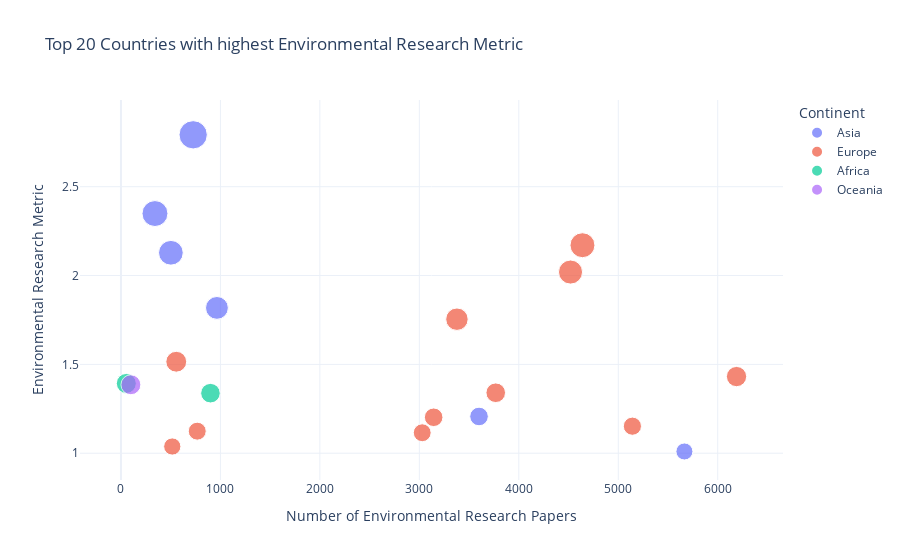

The notebook cell this image was saved under:
### Code cell
fig = px.scatter(
    data_api_topics.sort_values(by='research_metric_env', ascending=False).reset_index(drop=True)[:20],
    x="Environment_paper_count",
    y="research_metric_env",
    color="continent",
    hover_name="Country",
    hover_data={
        "research_metric_env": True,
        "Environment_paper_count": True,
        "continent": True
    },
    title="Top 20 Countries with highest Environmental Research Metric"
)

fig.update_layout(
    xaxis_title="Number of Environmental Research Papers",
    yaxis_title="Environmental Research Metric",
    legend_title="Continent",
    template="plotly_white"
)

fig.show()

### Figure 1 — Plotly figure (JSON) as saved in the notebook; plotly's stock layout.template omitted (floating-point values rounded to 4 significant figures)
{"data": [{"customdata": [["Asia"], ["Asia"], ["Asia"], ["Asia"], ["Asia"], ["Asia"]], "hovertemplate": "<b>%{hovertext}</b><br><br>continent=%{customdata[0]}<br>Environment_paper_count=%{x}<br>research_metric_env=%{marker.size}<extra></extra>", "hovertext": ["Cyprus", "Tajikistan", "Lebanon", "Nepal", "Hong Kong SAR, China", "Malaysia"], "legendgroup": "Asia", "marker": {"color": "#636efa", "size": [2.792, 2.349, 2.128, 1.818, 1.207, 1.01], "sizemode": "area", "sizeref": 0.00698, "symbol": "circle"}, "mode": "markers", "name": "Asia", "orientation": "v", "showlegend": true, "type": "scatter", "x": [726, 342, 502, 965, 3600, 5665], "xaxis": "x", "y": [2.792, 2.349, 2.128, 1.818, 1.207, 1.01], "yaxis": "y"}, {"customdata": [["Europe"], ["Europe"], ["Europe"], ["Europe"], ["Europe"], ["Europe"], ["Europe"], ["Europe"], ["Europe"], ["Europe"], ["Europe"]], "hovertemplate": "<b>%{hovertext}</b><br><br>continent=%{customdata[0]}<br>Environment_paper_count=%{x}<br>research_metric_env=%{marker.size}<extra></extra>", "hovertext": ["Denmark", "Norway", "Finland", "Estonia", "Switzerland", "Portugal", "Ukraine", "Sweden", "Slovenia", "Greece", "Latvia"], "legendgroup": "Europe", "marker": {"color": "#EF553B", "size": [2.171, 2.02, 1.754, 1.515, 1.432, 1.34, 1.202, 1.152, 1.124, 1.115, 1.038], "sizemode": "area", "sizeref": 0.00698, "symbol": "circle"}, "mode": "markers", "name": "Europe", "orientation": "v", "showlegend": true, "type": "scatter", "x": [4640, 4520, 3378, 556, 6189, 3768, 3144, 5142, 767, 3029, 516], "xaxis": "x", "y": [2.171, 2.02, 1.754, 1.515, 1.432, 1.34, 1.202, 1.152, 1.124, 1.115, 1.038], "yaxis": "y"}, {"customdata": [["Africa"], ["Africa"]], "hovertemplate": "<b>%{hovertext}</b><br><br>continent=%{customdata[0]}<br>Environment_paper_count=%{x}<br>research_metric_env=%{marker.size}<extra></extra>", "hovertext": ["Burundi", "Tunisia"], "legendgroup": "Africa", "marker": {"color": "#00cc96", "size": [1.393, 1.338], "sizemode": "area", "sizeref": 0.00698, "symbol": "circle"}, "mode": "markers", "name": "Africa", "orientation": "v", "showlegend": true, "type": "scatter", "x": [54, 900], "xaxis": "x", "y": [1.393, 1.338], "yaxis": "y"}, {"customdata": [["Oceania"]], "hovertemplate": "<b>%{hovertext}</b><br><br>continent=%{customdata[0]}<br>Environment_paper_count=%{x}<br>research_metric_env=%{marker.size}<extra></extra>", "hovertext": ["Fiji"], "legendgroup": "Oceania", "marker": {"color": "#ab63fa", "size": [1.385], "sizemode": "area", "sizeref": 0.00698, "symbol": "circle"}, "mode": "markers", "name": "Oceania", "orientation": "v", "showlegend": true, "type": "scatter", "x": [100], "xaxis": "x", "y": [1.385], "yaxis": "y"}], "layout": {"legend": {"itemsizing": "constant", "title": {"text": "Continent"}, "tracegroupgap": 0}, "title": {"text": "Top 20 Countries with highest Environmental Research Metric"}, "xaxis": {"anchor": "y", "domain": [0, 1], "title": {"text": "Number of Environmental Research Papers"}}, "yaxis": {"anchor": "x", "domain": [0, 1], "title": {"text": "Environmental Research Metric"}}}}
